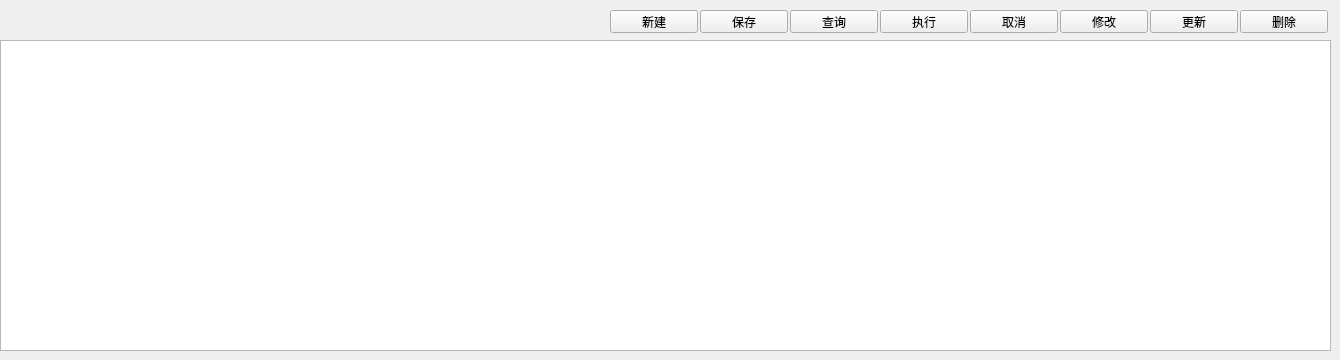
    <widget class="QWidget" name="Dtab_Product_Goods">
     <attribute name="title">
      <string>产品供应商品</string>
     </attribute>
     <widget class="QTableWidget" name="tbw_Product_Goods">
      <property name="geometry">
       <rect>
        <x>0</x>
        <y>40</y>
        <width>1331</width>
        <height>311</height>
       </rect>
      </property>
     </widget>
     <widget class="QPushButton" name="pbtn_Product_Goods_Query">
      <property name="geometry">
       <rect>
        <x>790</x>
        <y>10</y>
        <width>88</width>
        <height>23</height>
       </rect>
      </property>
      <property name="text">
       <string>查询</string>
      </property>
     </widget>
     <widget class="QPushButton" name="pbtn_Product_Goods_New">
      <property name="geometry">
       <rect>
        <x>610</x>
        <y>10</y>
        <width>88</width>
        <height>23</height>
       </rect>
      </property>
      <property name="text">
       <string>新建</string>
      </property>
     </widget>
     <widget class="QPushButton" name="pbtn_Product_Goods_Modify">
      <property name="geometry">
       <rect>
        <x>1060</x>
        <y>10</y>
        <width>88</width>
        <height>23</height>
       </rect>
      </property>
      <property name="text">
       <string>修改</string>
      </property>
     </widget>
     <widget class="QPushButton" name="pbtn_Product_Goods_Run">
      <property name="geometry">
       <rect>
        <x>880</x>
        <y>10</y>
        <width>88</width>
        <height>23</height>
       </rect>
      </property>
      <property name="text">
       <string>执行</string>
      </property>
     </widget>
     <widget class="QPushButton" name="pbtn_Product_Goods_Cancel">
      <property name="geometry">
       <rect>
        <x>970</x>
        <y>10</y>
        <width>88</width>
        <height>23</height>
       </rect>
      </property>
      <property name="text">
       <string>取消</string>
      </property>
     </widget>
     <widget class="QPushButton" name="pbtn_Product_Goods_Delete">
      <property name="geometry">
       <rect>
        <x>1240</x>
        <y>10</y>
        <width>88</width>
        <height>23</height>
       </rect>
      </property>
      <property name="text">
       <string>删除</string>
      </property>
     </widget>
     <widget class="QPushButton" name="pbtn_Product_Goods_Save">
      <property name="geometry">
       <rect>
        <x>700</x>
        <y>10</y>
        <width>88</width>
        <height>23</height>
       </rect>
      </property>
      <property name="text">
       <string>保存</string>
      </property>
     </widget>
     <widget class="QPushButton" name="pbtn_Product_Goods_Update">
      <property name="geometry">
       <rect>
        <x>1150</x>
        <y>10</y>
        <width>88</width>
        <height>23</height>
       </rect>
      </property>
      <property name="text">
       <string>更新</string>
      </property>
     </widget>
    </widget>
